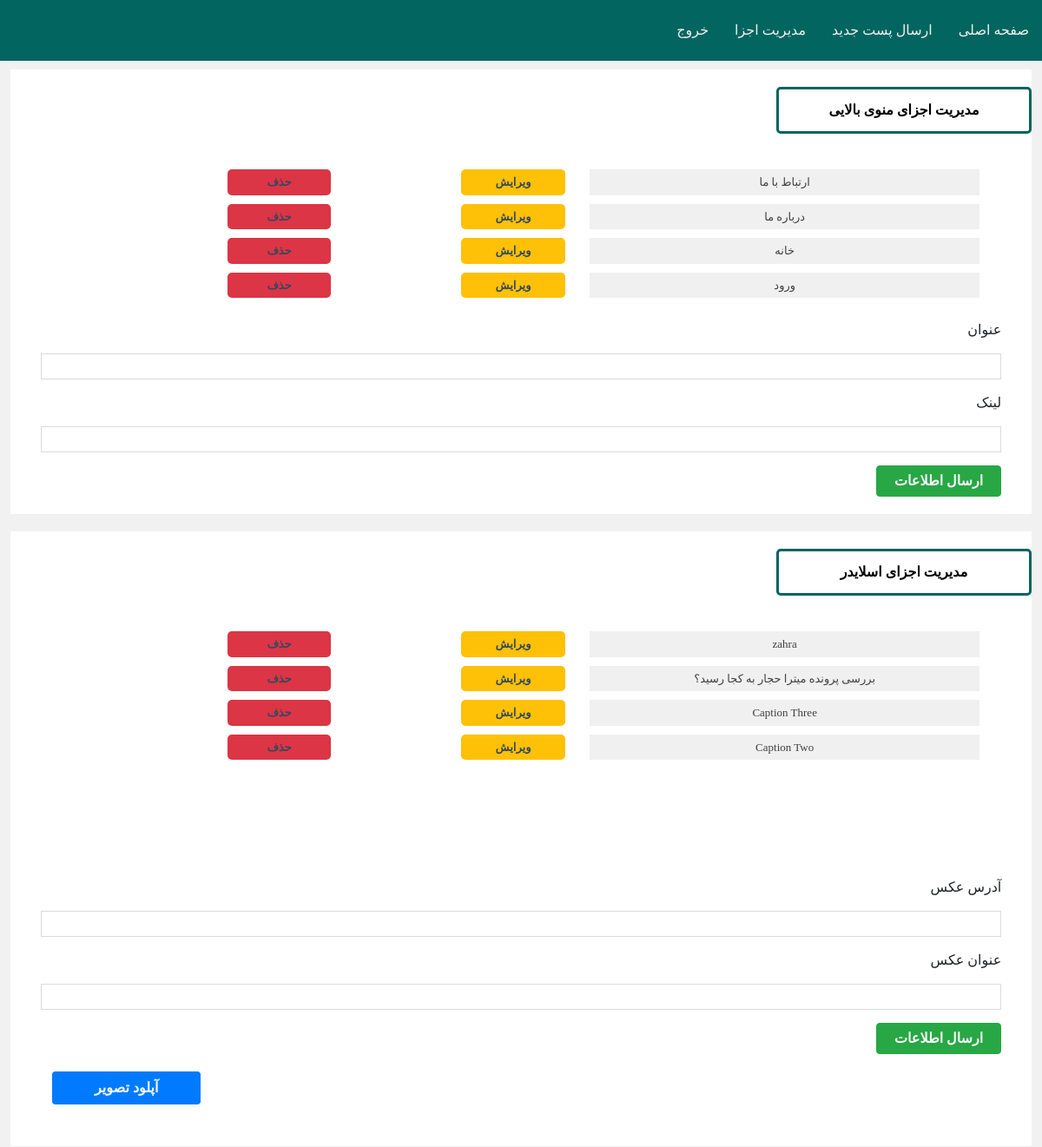
Before: /admin/show.php (signed in, upper part) with the older database file.
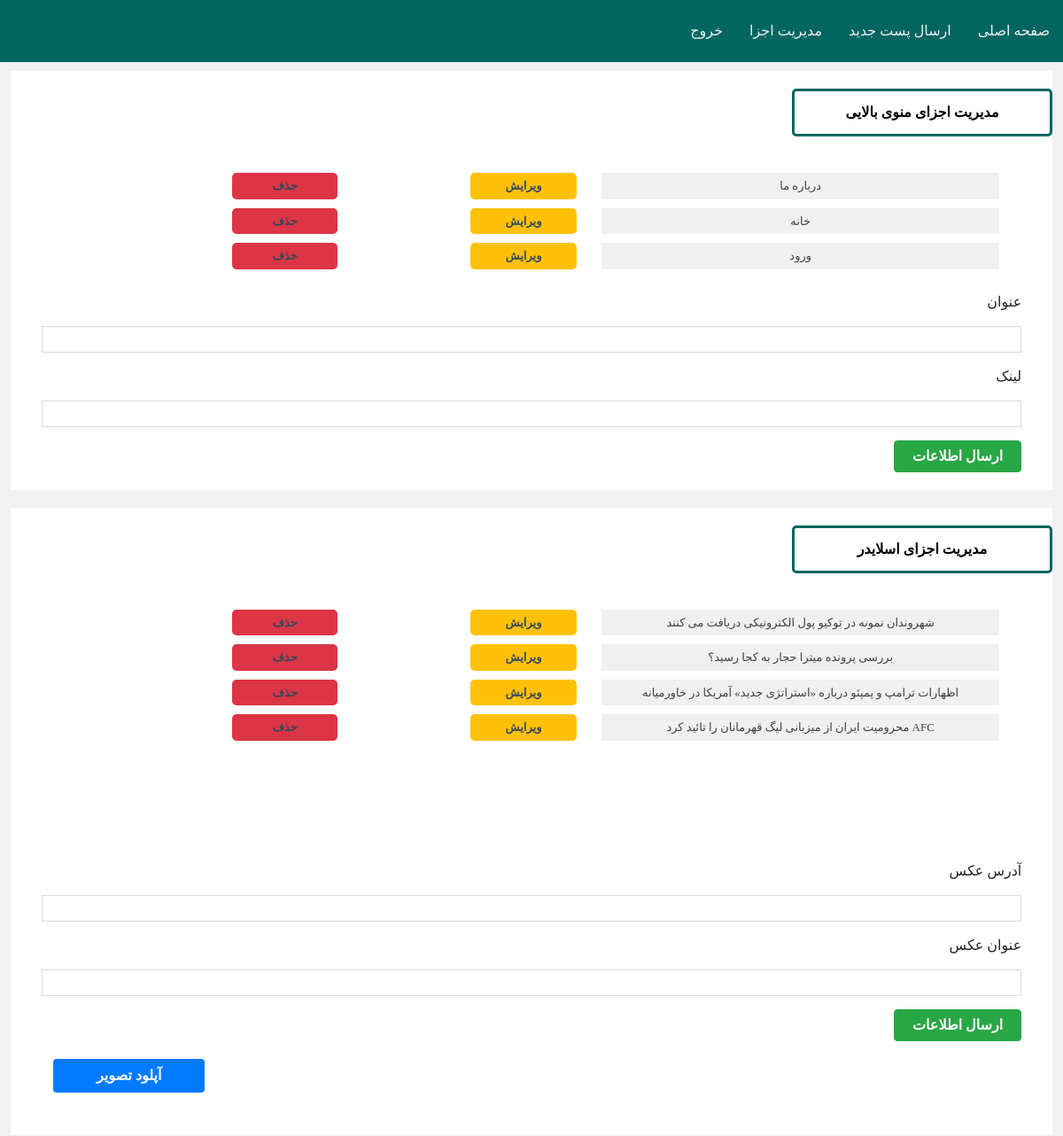
After: the same page with the newer database file.
### tables this page shows
CREATE TABLE `menu` (
  `id` int(11) NOT NULL,
  `title` varchar(100) NOT NULL,
  `link` varchar(200) NOT NULL
);

CREATE TABLE `slider` (
  `id` int(11) NOT NULL,
  `src` varchar(100) NOT NULL,
  `title` varchar(200) NOT NULL
);

### admin/show.php (the view, shortened to what this page needs)
<?php include ("menu.php"); ?>
	<div class="settBox">
		<div class="lastpostTitle">
			<p>مدیریت اجزای منوی بالایی</p>
		</div>
		<center>
            <div class="manage m-auto col-11">
			<?php
			$mnu="SELECT * FROM  `menu` ORDER BY  `id` DESC ;";
			$mnuresult=mysqli_query($connect,$mnu);
			while($mnufetch=mysqli_fetch_assoc($mnuresult))
			{
			?>
                <div class="row">
                    <div class="col-md-5 text-box"> <?php echo $mnufetch["title"]; ?></a></div>
                    <div class="col-md-3 text-center"><a href=<?php echo "update-header.php?mnuid=$mnufetch[id]" ?> class="btn-edit">ویرایش</a></div>
					<div class="col-md-3 text-center"><a href=<?php echo "../check.php?mnuid=$mnufetch[id]" ?>   class="btn-remove">حذف</a></div>
                </div>
			<?php
			}
			?>
			</div>
		</center>
        <div class="settBox">
			<form method="post" action="../check.php">
				<label>عنوان</label>
				<input type="text" name="topmnutitle">
				<label>لینک</label>
				<input type="text" name="topmnulink">
				<input type="submit" name="topmnubtn" class="btn bg-success text-light font-weight-bolder" value="ارسال اطلاعات">
			</form>
		</div>
	</div>
	<div class="settBox">
		<div class="lastpostTitle">
			<p>مدیریت اجزای اسلایدر</p>
		</div>
		<center>
			<div class="manage m-auto col-11">
				<?php
					$slider="SELECT * FROM  `slider` ORDER BY  `id` DESC ;";
					$sliderresult=mysqli_query($connect,$slider);
					while($sliderfetch=mysqli_fetch_assoc($sliderresult))
					{
				?>
                <div class="row">
                    <div class="col-md-5 text-box"><?php echo $sliderfetch["title"]; ?></a></div>
					<div class="col-md-3 text-center"><a href=<?php echo "update-slider.php?sliderid=$sliderfetch[id]" ?> class="btn-edit">ویرایش</a></div>
					<div class="col-md-3 text-center"><a href=<?php echo "../check.php?sliderid=$sliderfetch[id]" ?>   class="btn-remove">حذف</a></div>
				</div>
				<?php
				}
				?>
             </div>
		</center>
		<div class="settBox">
			<div class="lastpostTitle">
			</div>
			<form method="post" action="../check.php">
				<label>آدرس عکس</label>
				<input type="text" name="sliderimg" value=<?php  if (isset($_GET["uplod"])) echo $_GET["uplod"] ; else echo '';?>>
				<label>عنوان عکس</label>
				<input type="text" name="slidertitle" >
				<input type="submit" name="sliderbtn" class="btn bg-success text-light font-weight-bolder" value="ارسال اطلاعات">
			</form>
		</div>
<button id="myBtn" class="btn bg-primary font-weight-bolder text-light px-5 ml-5 mb-5">آپلود تصویر </button>
</div>
</body>
</html>

Changed rows visible on the page:
removed menu: title "ارتباط با ما"
removed slider: title "zahra"
removed slider: title "Caption Three"
removed slider: title "Caption Two"
added slider: title "شهروندان نمونه در توکیو پول الکترونیکی دریافت می کنند"
added slider: title "اظهارات ترامپ و پمپئو درباره «استراتژی جدید» آمریکا در خاورمیانه"
added slider: title "AFC محرومیت ایران از میزبانی لیگ قهرمانان را تائید کرد"
